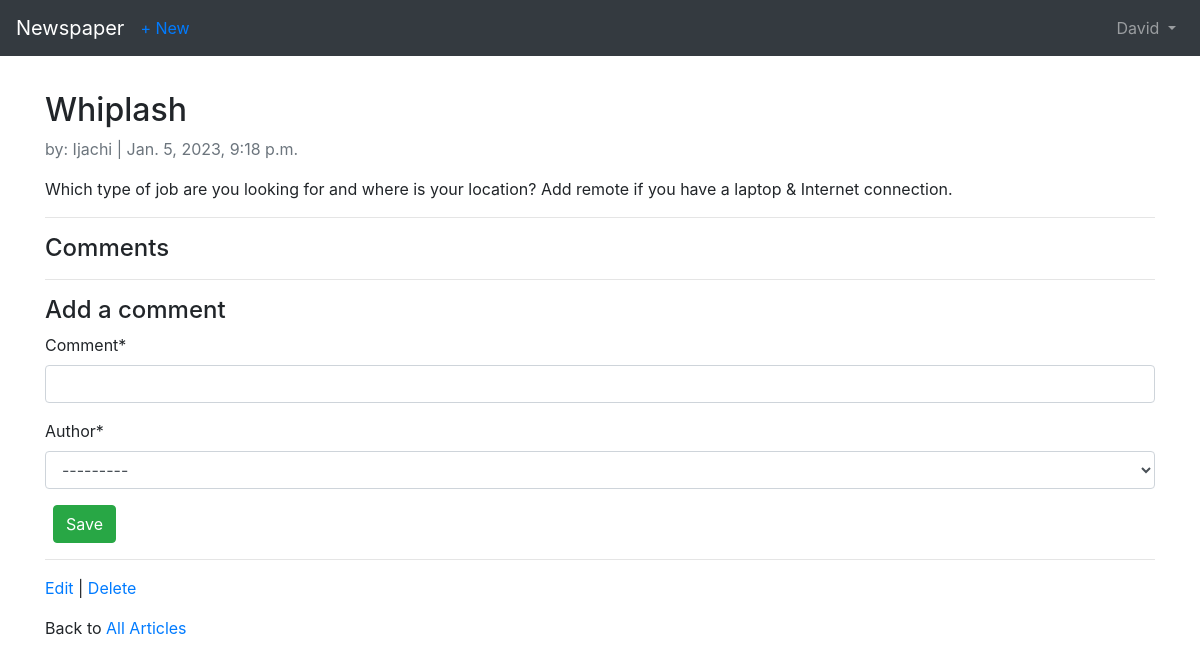
The page /articles/3/ (signed in) on the database its author committed.
### users/models.py (models this page shows)
class CustomUser(AbstractUser):
    age = models.PositiveIntegerField(null=True, blank=True)

### articles/models.py (models this page shows, shortened)
class Article(models.Model):
    title = models.CharField(max_length=255)
    body = models.TextField()
    date = models.DateTimeField(auto_now_add=True)
    author = models.ForeignKey(
        get_user_model(),
        on_delete=models.CASCADE,
    )

### articles/views.py (the view, shortened to what this page needs)
# urls.py: path("<int:pk>/", ArticleDetailView.as_view(), name="article_detail"),
class ArticleDetailView(LoginRequiredMixin, View):
    def get(self, request, *args, **kwargs):
        view = CommentGet.as_view()
        return view(request, *args, **kwargs)

### articles/views.py (called while the page is built)
    def get_context_data(self, **kwargs):
        context = super().get_context_data(**kwargs)
        context["form"] = CommentForm
        return context

### templates/article_detail.html (shortened to what this page needs)
{% extends "base.html" %}
{% load crispy_forms_tags %}
{% block content %}
    <div class="article-entry">
        <h2>{{ article.title }}</h2>
        <p class="text-muted">by: {{ article.author|capfirst }} | {{ article.date }}</p>
        <p>{{ article.body|linebreaksbr }}</p>
    </div>
    <hr>
    <h4>Comments</h4>
    <hr>
    <h4>Add a comment</h4>
    <form action="" method="post">
        {{ form|crispy }}
        <button class="btn btn-success ml-2" type="submit">Save</button>
    </form>
    <hr>
    <p>
        <a href="{% url 'article_edit' article.pk %}">Edit</a> |
        <a href="{% url 'article_delete' article.pk %}">Delete</a>
    </p>
    <p>Back to <a href="{% url 'article_list' %}">All Articles</a></p>
{% endblock content %}

### templates/base.html (shortened to what this page needs)
<!DOCTYPE html>
<html lang="en">
<head>
    <link rel="stylesheet" href="https://stackpath.bootstrapcdn.com/bootstrap/4.1.3/css/bootstrap.min.css">
</head>
<body>
    <nav class="navbar navbar-expand-md navbar-dark bg-dark mb-4">
        <a class="navbar-brand" href="{% url 'home' %}">Newspaper</a>
        {% if user.is_authenticated %}
            <ul class="navbar-nav mr-auto">
                <li class="nav-item"><a href="{% url 'article_new' %}">+ New</a></li>
            </ul>
        {% endif %}
            {% if user.is_authenticated %}
                <ul class="navbar-nav ml-auto">
                    <li class="nav-item">
                        <a class="nav-link dropdown-toggle" href="#" id="userMenu" data-toggle="dropdown" aria-haspopup="true" aria-expanded="false">
                            {{ user.username.title }}
                        </a>
                    </li>
                </ul>
            {% endif %}
    </nav>
    <div class="container" style="margin-top: 35px;">
        {% block content %}
        {% endblock content %}
    </div>
</body>
</html>

### rows shown on the page
CustomUser: username "David"
Article: title "Whiplash", author "Ijachi", date "Jan. 5, 2023, 9:18 p.m.", body "Which type of job are you looking for and where is your location? Add remote if you have a laptop & Internet connection."
